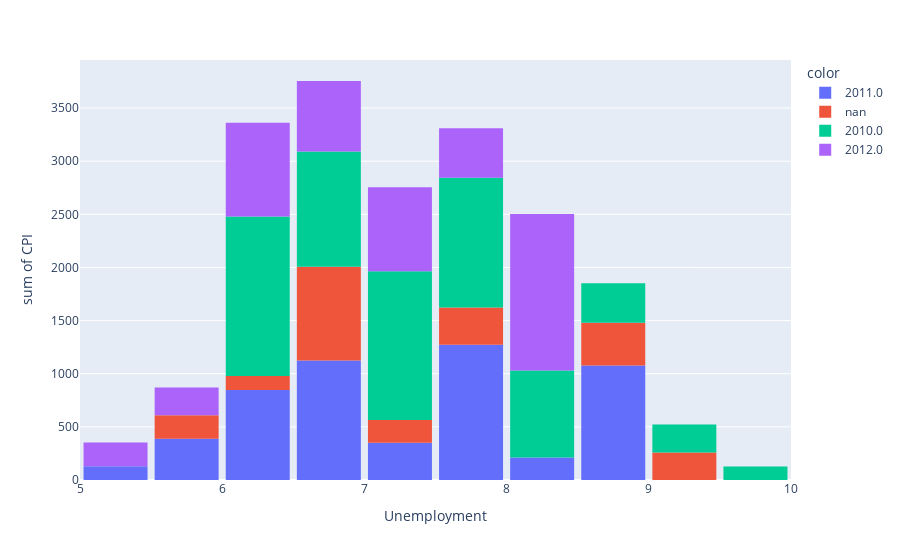

The notebook cell this image was saved under:
### Code cell
# fig = px.histogram(df,x="month",y="CPI",color= df["year"].astype(str).tolist(),nbins=12)
fig = px.histogram(df,x="Unemployment",y="CPI",color= df["year"].astype(str).tolist(),nbins=20)
fig.update_layout(bargap=0.1, xaxis=dict(tickmode='linear', dtick=1))
fig.show()

### Figure 1 — Plotly figure (JSON) as saved in the notebook; plotly's stock layout.template omitted (floating-point values rounded to 4 significant figures)
{"data": [{"alignmentgroup": "True", "bingroup": "x", "histfunc": "sum", "hovertemplate": "color=2011.0<br>Unemployment=%{x}<br>sum of CPI=%{y}<extra></extra>", "legendgroup": "2011.0", "marker": {"color": "#636efa", "pattern": {"shape": ""}}, "name": "2011.0", "nbinsx": 20, "offsetgroup": "2011.0", "orientation": "v", "showlegend": true, "type": "histogram", "x": [6.858, 7.47, 7.658, 6.425, 8.595, 7.441, 6.489, 6.339, 6.925, 7.771, 7.567, 8.975, 5.946, 6.3, 8.622, 7.962, 8.549, 6.877, 8.521, 5.143, 7.866, 8.028, 8.625, 6.529, 7.682, 7.658, 7.197, 6.877, 5.644, 5.644, 6.855, 7.197], "xaxis": "x", "y": [214.8, 128.6, 134.9, 219.1, 192.8, null, 216.5, 192.8, 217.3, 134.0, 219.7, 134.3, 129.1, 218.6, 194.4, 215.5, 185.0, 129.5, 185.9, 129.9, 218.2, 211.1, 186.1, 216.0, 215.5, 134.9, 221.6, 129.2, 129.2, 129.1, 217.0, null], "yaxis": "y"}, {"alignmentgroup": "True", "bingroup": "x", "histfunc": "sum", "hovertemplate": "color=nan<br>Unemployment=%{x}<br>sum of CPI=%{y}<extra></extra>", "legendgroup": "nan", "marker": {"color": "#EF553B", "pattern": {"shape": ""}}, "name": "nan", "nbinsx": 20, "offsetgroup": "nan", "orientation": "v", "showlegend": true, "type": "histogram", "x": [7.346, 6.833, 9.202, 6.908, 8.744, 5.943, 6.833, 7.806, 6.235, 6.961, 7.931, 5.936, 8.89, 8.535, 9.199], "xaxis": "x", "y": [214.6, 224.1, 131.5, 222.4, 127.2, 221.4, 223.9, 135.9, 131.0, 213.5, 215.2, null, 135.4, 138.2, 126.1], "yaxis": "y"}, {"alignmentgroup": "True", "bingroup": "x", "histfunc": "sum", "hovertemplate": "color=2010.0<br>Unemployment=%{x}<br>sum of CPI=%{y}<extra></extra>", "legendgroup": "2010.0", "marker": {"color": "#00cc96", "pattern": {"shape": ""}}, "name": "2010.0", "nbinsx": 20, "offsetgroup": "2010.0", "orientation": "v", "showlegend": true, "type": "histogram", "x": [7.092, 7.896, 9.331, 6.885, 7.092, 7.951, 8.963, 8.35, 6.635, 8.106, 6.496, 8.099, 8.163, 6.315, 6.973, 9.342, 7.368, 9.331, 7.795, 7.787, 7.856, 7.527, 6.56, 6.442, 7.808, 6.299, 9.524, 7.951, 7.343, 7.127, 8.099, 8.992, 6.299, 7.484, 7.564, 6.384, 6.315, 6.868, 6.768, 7.343, 8.899], "xaxis": "x", "y": [212.4, 126.2, 132.8, 126.2, 211.9, null, 189.7, 131.9, 126.6, 211.2, 211.9, 132.5, 211.7, 214.9, 212.9, 132.6, 214.4, null, 126.8, 211.6, 204.6, null, 215.4, 214.7, 210.3, 214.7, 126.1, 126.1, 214.8, 126.8, 132.6, null, 214.6, 204.6, 215.1, 215.0, 214.9, 189.5, 212.6, 214.5, 182.4], "yaxis": "y"}, {"alignmentgroup": "True", "bingroup": "x", "histfunc": "sum", "hovertemplate": "color=2012.0<br>Unemployment=%{x}<br>sum of CPI=%{y}<extra></extra>", "legendgroup": "2012.0", "marker": {"color": "#ab63fa", "pattern": {"shape": ""}}, "name": "2012.0", "nbinsx": 20, "offsetgroup": "2012.0", "orientation": "v", "showlegend": true, "type": "histogram", "x": [6.961, 7.348, 8.243, 8.15, 5.527, 6.833, 8.256, 8.424, 8.304, 6.061, 7.057, 6.162, 5.965, 7.17, 8.424, 7.545, 5.422, 7.943, 6.664, 7.057, 6.664, 8.15, 6.104, 8.09, 7.872, 6.104, 8.09, 6.034, 8.15], "xaxis": "x", "y": [213.0, 221.2, 138.9, 138.0, 131.1, null, 196.9, null, 138.0, 198.1, 220.3, 197.4, 131.0, 130.7, 189.8, 130.6, 224.0, 137.6, 225.2, 219.4, 225.3, 138.2, 130.3, 197.7, 198.1, 130.8, 197.6, 227.0, 137.9], "yaxis": "y"}], "layout": {"bargap": 0.1, "barmode": "relative", "legend": {"title": {"text": "color"}, "tracegroupgap": 0}, "margin": {"t": 60}, "xaxis": {"anchor": "y", "domain": [0, 1], "dtick": 1, "tickmode": "linear", "title": {"text": "Unemployment"}}, "yaxis": {"anchor": "x", "domain": [0, 1], "title": {"text": "sum of CPI"}}}}
